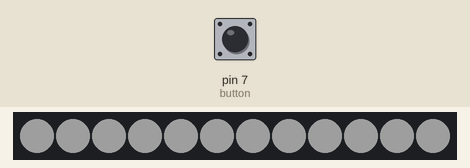
Recording of a sketch running on a simulated Arduino Uno, built with avr-gcc and run on an emulated ATmega328P. Parts: 12 RGB LEDs in strip order, left to right. The test bench sets the inputs (shaded band); at power-on: pin 7 (button) HIGH. Dim RGB values are drawn brighter than linear; random numbers use the default seed unless the sketch sets one.

Above: at 1.2 s.
1.3 s: pin 7 (button) pulled LOW for 3.2 s
At 5.1 s:
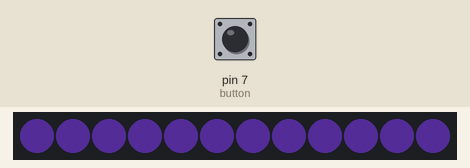
6.0 s: pin 7 (button) pulled LOW for 0.15 s
At 6.08 s:
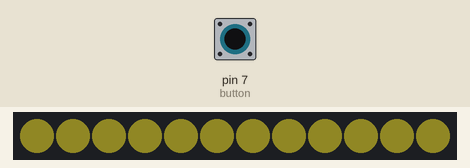
7.6 s: pin 7 (button) pulled LOW for 1 s
At 8.37 s:
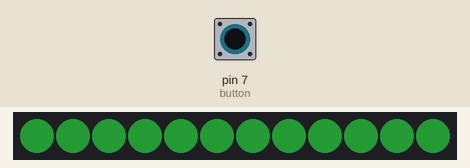
10.1 s: pin 7 (button) pulled LOW for 1 s
At 11.5 s:
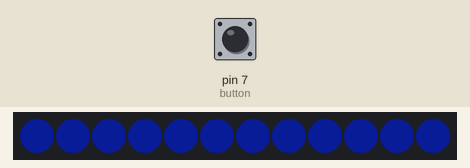
12.6 s: pin 7 (button) pulled LOW for 3.2 s
At 15.18 s:
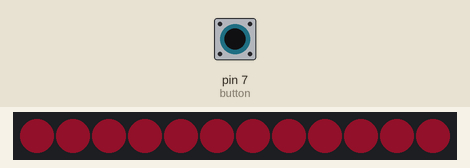
17.3 s: pin 7 (button) pulled LOW for 0.15 s
At 18.1 s:
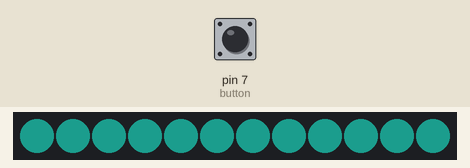
Timing chart, 0 to 19.9 s (numbered marks = the images above; inputs shaded):
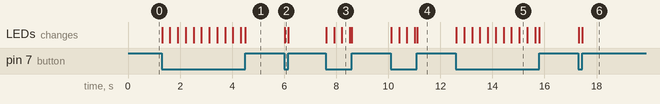

Measured:
- after the input at 1.3 s, the LEDs: first change at once (image 1 shows a later state)
- after the input at 6.0 s, the LEDs: change at once (image 2)
- after the input at 7.6 s, the LEDs: first change at once (image 3 shows a later state)
- after the input at 10.1 s, the LEDs: first change at once (image 4 shows a later state)
- after the input at 12.6 s, the LEDs: first change at once (image 5 shows a later state)
- after the input at 17.3 s, the LEDs: first change at once (image 6 shows a later state)

The sketch:

02._Neo_Pixel_button_random_color_empty.ino
```cpp
#include <Adafruit_NeoPixel.h> //네오픽셀 라이브러리를 실행한다.

int PIN = 13; // PIN이라는 이름을 가진 int(정수형) 변수에 13을 저장한다.
int NUMPIXELS = 12; // NUMPIXELS이라는 이름을 가진 int(정수형) 변수에 12을 저장한다.
int SET_BRIGHTNESS = 30; // SET_BRIGHTNESS이라는 이름을 가진 int(정수형) 변수에 30을 저장한다.
Adafruit_NeoPixel neopixels = Adafruit_NeoPixel(NUMPIXELS, PIN, NEO_GRB + NEO_KHZ800); // 네오픽셀의 이름을 neopixels 선언하고 연결핀과 네오픽셀 수량 설정

int red = 255; // red라는 이름을 가진 정수형(int) 변수에 255를 저장한다.
int green = 255;// green라는 이름을 가진 정수형(int) 변수에 255를 저장한다.
int blue = 255; // blue라는 이름을 가진 정수형(int) 변수에 255를 저장한다.

void setup() {
  // put your setup code here, to run once:
  pinMode(PIN,OUTPUT); // PIN 핀을 출력모드로 설정한다.
  neopixels.begin(); // 네오픽셀을 시작한다.
  neopixels.setBrightness(SET_BRIGHTNESS); // 네오픽셀의 밝기를 SET_BRIGHTENESS로 설정한다.

 pinMode(7,INPUT_PULLUP); // 버튼을 연결한 핀을 풀업저항(PULLUP)을 사용하는 입력모드로 설정한다.
}

void loop() {
  int button = digitalRead(7);// button라는 이름을 가진 정수형(int) 변수에 버튼을 연결한 핀의 입력값 저장한다.
  if (button == 0)// 만약 버튼이 눌렸다면
  {
    red=random(0,255); // red에 0~255사이의 랜덤한 숫자를 저장한다.
    green=random(0,255);// green에 0~255사이의 랜덤한 숫자를 저장한다.
    blue=random(0,255); // blue에 0~255사이의 랜덤한 숫자를 저장한다.
  }
  TOTAL_SET_COLOR(12,red,green,blue);//함수를 사용해서 12개의 네오픽셀을 red,green,blue값으로 동작한다.
}

// 네오픽셀의 갯수와 r,g,b값을 입력하면 입력한 네오픽셀의 갯수만큼 r,g,b값을 입력하고 네오픽셀을 동작시키는 함수*
void TOTAL_SET_COLOR(int PIX_NUM, int red, int green, int blue)// TOTAL_SET_COLOR라는 이름을 가지고 int PIX_NUM, int red, int green, int blue 값을 받는 함수를 만든다.
{
  for(int i = 0; i<PIX_NUM ; i++)  // 초기값: i = 0 ; 조건값 : i가 PIX_NUM보다 작다면 ; 증감값 : i를 1씩증가신킨다.
  {
    neopixels.setPixelColor(i,red,green,blue); // 네오픽셀의 i위치의 r,g,b색을 red, green, blue값으로 입력한다.
    neopixels.show();   // 네오픽셀을 동작한다.
  }
}
```
